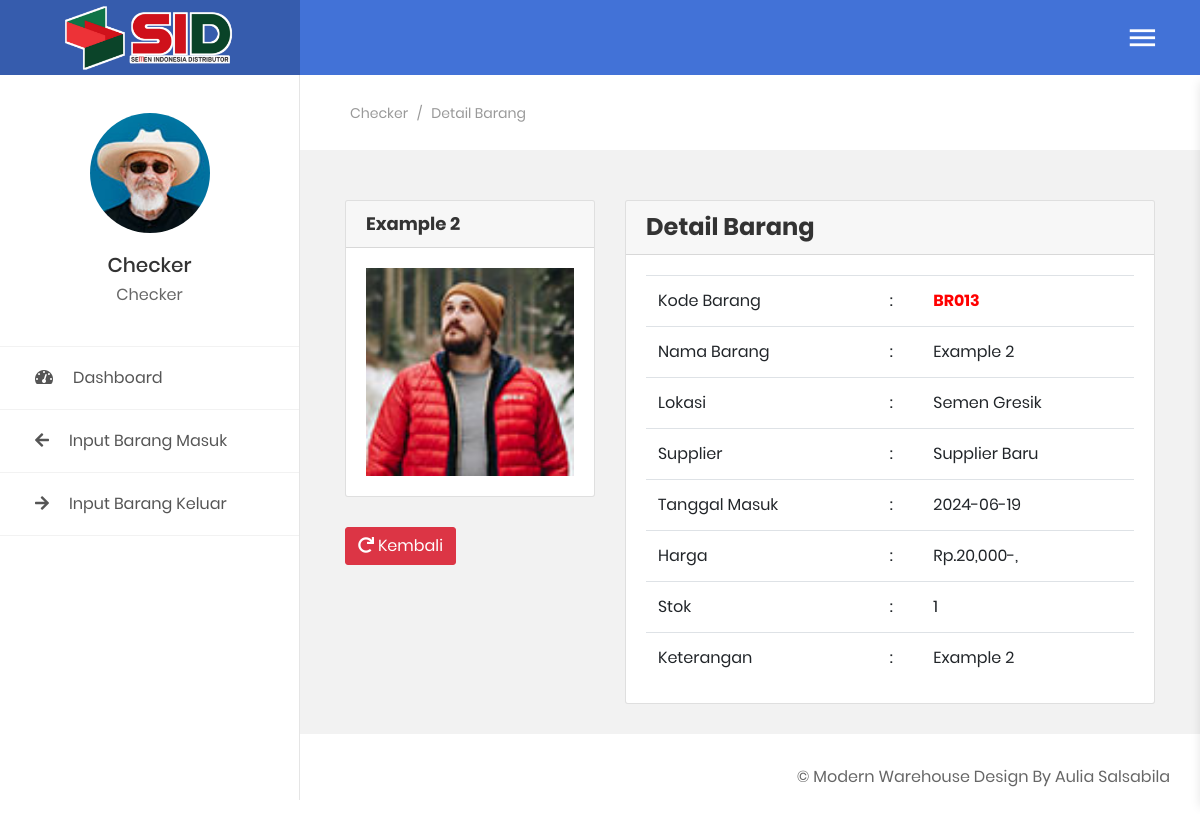
Page /public/checker-panel.php?page=view-barang-detail&id=BR013 (signed in) on the committed database.
### tables this page shows
CREATE TABLE `table_user` (
  `kd_user` varchar(7) NOT NULL,
  `nama_user` varchar(20) NOT NULL,
  `username` varchar(25) NOT NULL,
  `password` varchar(25) NOT NULL,
  `foto_user` varchar(50) NOT NULL,
  `level` varchar(25) NOT NULL
);

### functions/sessions.php (called while the page is built, shortened)
<?php
$function = new lsp();
$auth = $function->AuthUser($_SESSION['username']);

### functions/functions.php (called while the page is built, shortened)
<?php
class lsp
{
    public function AuthUser($sessionUser)
    {
        global $con;
        $sql = "SELECT * FROM table_user WHERE username = '$sessionUser'";
        $query = mysqli_query($con, $sql);
        $bigData = mysqli_fetch_assoc($query);
        return $bigData;
    }
    public function selectWhere($table, $where, $whereValues)
    {
        global $con;
        $sql = "SELECT * FROM $table WHERE $where = '$whereValues'";
        $query = mysqli_query($con, $sql);
        return $data = mysqli_fetch_assoc($query);
    }
}

### public/includes/global/view-barang-detail.php (the view, shortened to what this page needs)
<?php
$dt = new lsp();
$detail = $dt->selectWhere("detailBarang", "kd_barang", $_GET['id']);
?>
<section class="au-breadcrumb m-t-75">
	<div class="section__content section__content--p30">
		<div class="container-fluid">
			<div class="row">
				<div class="col-md-12">
					<div class="au-breadcrumb-content">
						<div class="au-breadcrumb-left">
							<ul class="list-unstyled list-inline au-breadcrumb__list">
								<li class="list-inline-item active"><?= $auth['level']; ?></li>
								<li class="list-inline-item seprate">
									<span>/</span>
								</li>
								<li class="list-inline-item">Detail Barang</li>
							</ul>
						</div>
					</div>
				</div>
			</div>
		</div>
	</div>
</section>
<section class="statistic">
	<div class="section__content section__content--p30">
		<div class="container-fluid">
			<div class="row">
				<div class="col-md-4">
					<div class="card">
						<div class="card-header">
							<h4><?= $detail['nama_barang'] ?></h4>
						</div>
						<div class="card-body">
							<img style="min-height: 200px; width: 100%; display: block;" src="img/<?php echo $detail['gambar'] ?>" alt="User">
						</div>
					</div>
					<a href="?page=data-barang-masuk" class="btn btn-danger"><i class="fa fa-repeat"></i> Kembali</a>
				</div>
				<div class="col-md-8">
					<div class="card">
						<div class="card-header">
							<h3>Detail Barang</h3>
						</div>
						<div class="card-body">
							<table class="table" cellpadding="10">
								<tr>
									<td>Kode Barang</td>
									<td>:</td>
									<td style="font-weight: bold; color: red;"><?php echo $detail['kd_barang']; ?></td>
								</tr>
								<tr>
									<td>Nama Barang</td>
									<td>:</td>
									<td><?php echo $detail['nama_barang']; ?></td>
								</tr>
								<tr>
									<td>Lokasi</td>
									<td>:</td>
									<td><?php echo $detail['lokasi']; ?></td>
								</tr>
								<tr>
									<td>Supplier</td>
									<td>:</td>
									<td><?php echo $detail['nama_supplier']; ?></td>
								</tr>
								<tr>
									<td>Tanggal Masuk</td>
									<td>:</td>
									<td><?php echo $detail['tanggal_masuk']; ?></td>
								</tr>
								<tr>
									<td>Harga</td>
									<td>:</td>
									<td><?php echo "Rp." . number_format($detail['harga_barang']) . "-,"; ?></td>
								</tr>
								<tr>
									<td>Stok</td>
									<td>:</td>
									<td><?php echo $detail['stok_barang'] ?></td>
								</tr>
								<tr>
									<td>Keterangan</td>
									<td>:</td>
									<td><?php echo $detail['keterangan'] ?></td>
								</tr>
							</table>
						</div>
					</div>
				</div>
			</div>
		</div>
	</div>
</section>

### public/templates/sidebar.php (shortened to what this page needs)
<aside class="menu-sidebar2">
    <div class="logo">
        <a href="?page">
            <img src="assets/img/icon/logo.png" alt="logo" />
        </a>
    </div>
    <div class="menu-sidebar2__content js-scrollbar1">
        <div class="account2">
            <div class="image img-cir img-120">
                <img src="img/<?= $auth['foto_user'] ?>" alt="user-image" class="image-sid" />
            </div>
            <h4 class="name"><?= $auth['nama_user']; ?></h4>
            <span><?= $auth['level']; ?></span>
        </div>
        <nav class="navbar-sidebar2">
            <ul class="list-unstyled navbar__list">
                <li><a href="?page"><i class="fas fa-tachometer-alt"></i>Dashboard</a></li>
                <?php if ($_SESSION['level'] == "Admin") : ?>
                    <li><a href="?page=data-user"><i class="fas fa-users"></i>Kelola Data User</a></li>
                    <li><a href="?page=data-supplier"><i class="fas fa-list"></i>Kelola Data Supplier</a></li>
                    <li><a href="?page=data-lokasi"><i class="fas fa-barcode"></i>Kelola Data Lokasi</a></li>
                    <li><a href="?page=data-satuan"><i class="fas fa-barcode"></i>Kelola Data Satuan</a></li>
                    <li><a href="?page=data-barang-masuk"><i class="fas fa-arrow-left"></i>Kelola Barang Masuk</a></li>
                    <li><a href="?page=data-barang-keluar"><i class="fas fa-arrow-right"></i>Kelola Barang Keluar</a></li>i>
                <?php elseif ($_SESSION['level'] == "Checker") : ?>
                    <li><a href="?page=input-barang-masuk"><i class="fas fa-arrow-left"></i>Input Barang Masuk</a></li>
                    <li><a href="?page=input-barang-keluar"><i class="fas fa-arrow-right"></i>Input Barang Keluar</a></li>
                <?php endif; ?>
            </ul>
        </nav>
    </div>
</aside>

### public/assets/css/style.css (style rules this page uses)
.image-sid { object-fit: cover; width: 100%; height: 100%; }

### rows in the picture
table_user: foto_user (picture), nama_user "Checker", level "Checker"

### other values in the picture
$detail['nama_barang'] "Example 2"
$detail['kd_barang'] "BR013"
$detail['lokasi'] "Semen Gresik"
$detail['nama_supplier'] "Supplier Baru"
$detail['tanggal_masuk'] "2024-06-19"
$detail['harga_barang'] "20,000"
$detail['stok_barang'] "1"
$detail['keterangan'] "Example 2"
